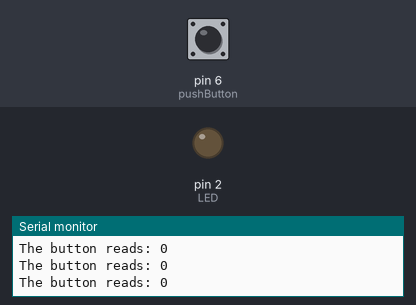
The sketch below on a simulated Arduino Uno, built with avr-gcc and run on an emulated ATmega328P. Parts: output pins drawn as LEDs (lit = HIGH), the last lines printed to the serial monitor. The test bench sets the inputs (shaded band); at power-on: pin 6 (pushButton) LOW.

Above: at 1.2 s.
1.3 s: pin 6 (pushButton) pulled HIGH for 0.15 s
At 1.4 s:
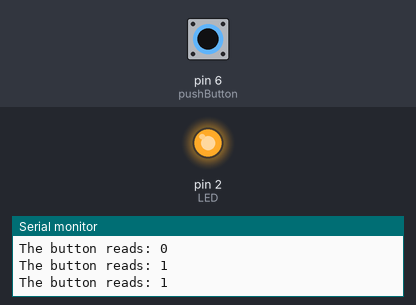
2.9 s: pin 6 (pushButton) pulled HIGH for 3.2 s
At 7.5 s:
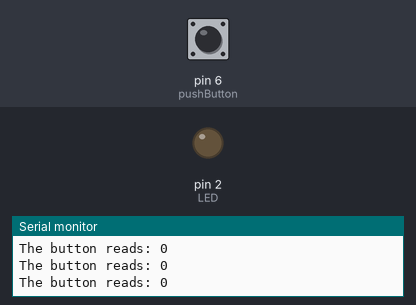
Timing chart, 0 to 9.0 s (numbered marks = the images above; inputs shaded):
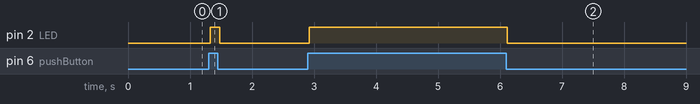

Measured:
- after the input at 1.3 s, pin 2 (LED): LOW → HIGH at once, → LOW 0.15 s later
- after the input at 2.9 s, pin 2 (LED): LOW → HIGH at once, → LOW 3.2 s later

The sketch:

demoZ_switch_serial.ino
```cpp
// Pin definitions
const int LED = 2;
const int pushButton = 6;
// variables
int buttonState = 0;

void setup() {
  // initialize serial communication at 9600 bits per second:
  Serial.begin(9600);

  // make the push button configured as a Pull DOWN
  pinMode(pushButton, INPUT);
  pinMode(LED, OUTPUT);
}

void loop() {
  // read the input pin:
  buttonState = digitalRead(pushButton);
  // print out the state of the button:
  Serial.print("The button reads: ");
  Serial.println(buttonState);

  //Turn on LED if the button is on
  if(buttonState == HIGH){
   digitalWrite(LED, HIGH);
  } else {
    digitalWrite(LED, LOW);
  }

  delay(10);        // delay in between reads for stability
}
```
